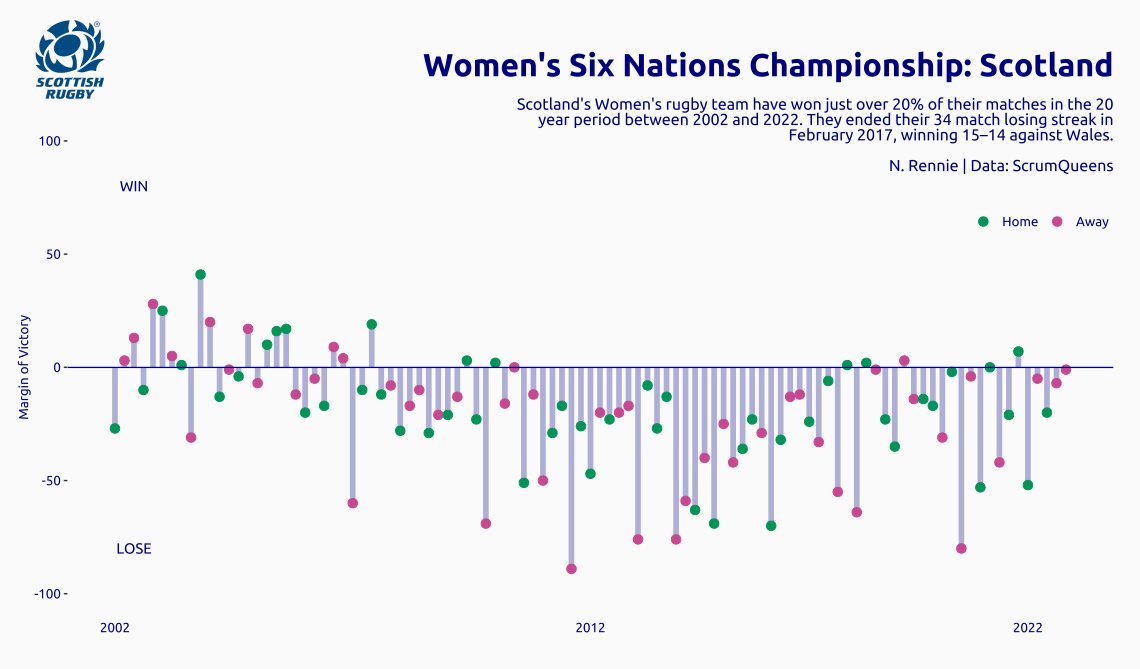

Write R code to recreate this figure.
library(tidyverse)
library(showtext)
library(usefunc)

# get data
tuesdata <- tidytuesdayR::tt_load('2022-05-24')
sevens <- tuesdata$sevens
fifteens <- tuesdata$fifteens

# load fonts
font_add_google(name = "Ubuntu", family = "ubuntu")
showtext_auto()

# prep data
plot_data <- fifteens %>% 
  filter(tournament == "6 Nations") %>% 
  filter(team_1 == "Scotland" | team_2 == "Scotland") %>% 
  select(date, team_1, team_2, margin_of_victory, winner) %>% 
  mutate(value = if_else(winner != "Scotland", -1*margin_of_victory, margin_of_victory)) %>% 
  mutate(id = row_number()) %>% 
  mutate(home = as.numeric((team_1 == "Scotland")))

# breaks for years
breaks_c = plot_data %>% 
  mutate(year = lubridate::year(date)) %>% 
  filter(year %in% c(2002, 2012, 2022)) %>% 
  group_by(year) %>% 
  slice(n = 1) %>% 
  pull(id)

#subtitle
st <- str_wrap_break("Scotland's Women's rugby team have won just over 20% of their matches in the 20 year period between 2002 and 2022. They ended their 34 match losing streak in February 2017, winning 15–14 against Wales. \n\n N. Rennie | Data: ScrumQueens", 80)

# plot
p <- ggplot(data = plot_data) +
  geom_segment(aes(x = id, xend = id, y = value, yend = 0), 
               size = 2, colour = alpha("navy", 0.3)) +
  geom_point(aes(x = id, y = value, colour = as.factor(home)), 
             size = 3) +
  geom_hline(yintercept = 0, colour = "navy") +
  annotate("text", x = 3, y = -80, label = "LOSE", colour = "navy", family = "ubuntu") +
  annotate("text", x = 3, y = 80, label = "WIN", colour = "navy", family = "ubuntu") +
  scale_y_continuous(limits = c(-100, 100)) +
  scale_x_continuous(breaks = breaks_c, 
                     labels = c(2002, 2012, 2022)) +
  scale_colour_manual("", 
                      values = c("0" = "#C74893", "1" = "#01965A"), 
                      labels = c("Home", "Away"), 
                      breaks = c(1, 0)) +
  guides(colour=guide_legend(ncol=2)) +
  labs(x = "", y = "Margin of Victory", 
       title = "Women's Six Nations Championship: Scotland", 
       subtitle = st) +
  theme(plot.title = element_text(hjust = 1, vjust = -8, 
                                  colour = "navy", face = "bold", 
                                  size = 24, family = "ubuntu"), 
        plot.subtitle = element_text(hjust = 1, vjust = -20, 
                                     size = 12, lineheight = 0.8,
                                     colour = "navy", family = "ubuntu"), 
        axis.text = element_text(colour = "navy", family = "ubuntu", 
                                   size = 10, lineheight = 0.4),
        axis.title = element_text(colour = "navy", family = "ubuntu", 
                                 size = 10, lineheight = 0.4),
        legend.text = element_text(colour = "navy", family = "ubuntu", 
                                  size = 10, lineheight = 0.4),
        legend.title = element_blank(), 
        legend.position = c(0.93, 0.8),
        panel.grid = element_blank(),
        legend.key = element_rect(fill = "#fafafa", colour = "#fafafa"),
        legend.background = element_rect(fill = "#fafafa", colour = "#fafafa"),
        panel.background = element_rect(fill = "#fafafa", colour = "#fafafa"),
        plot.background = element_rect(fill = "#fafafa", colour = "#fafafa"), 
        axis.ticks.x = element_blank(),
        plot.margin = unit(c(0, 0.7, 0.5, 0.5), "cm"))
p
